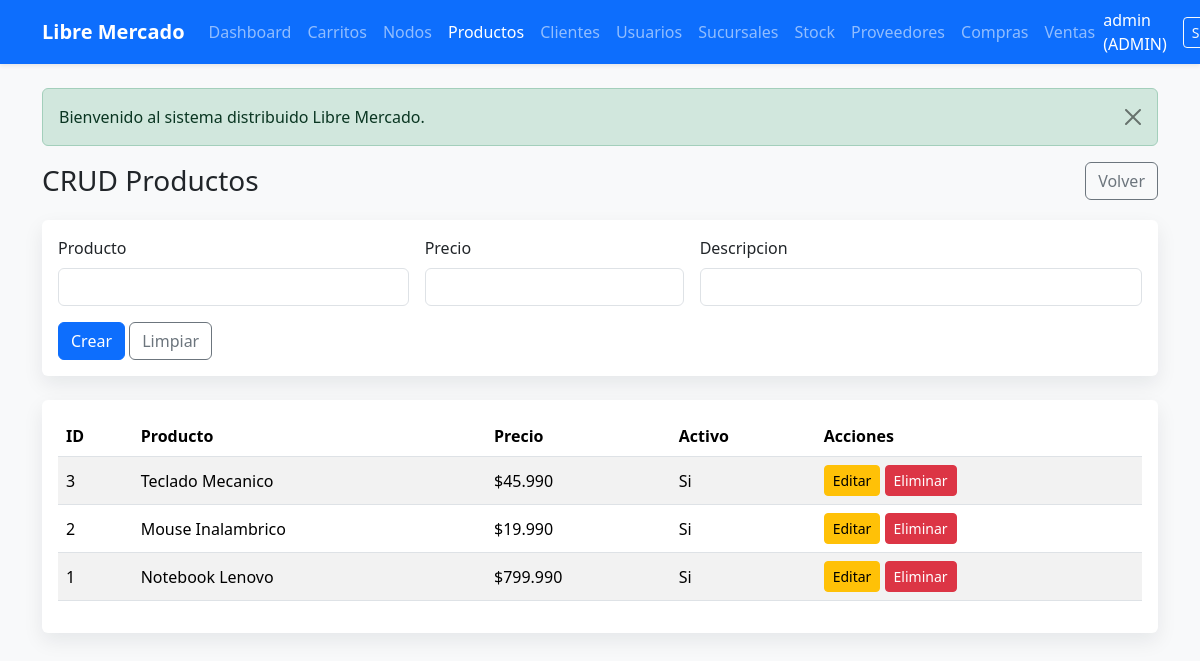
The app's page /productos.php (signed in) with its own data.
### tables this page shows
CREATE TABLE IF NOT EXISTS productos (
    id_producto INT AUTO_INCREMENT PRIMARY KEY,
    producto VARCHAR(120) NOT NULL,
    precio DECIMAL(10,2) NOT NULL,
    descripcion TEXT NULL,
    activo TINYINT(1) NOT NULL DEFAULT 1,
    created_at TIMESTAMP DEFAULT CURRENT_TIMESTAMP,
    updated_at TIMESTAMP DEFAULT CURRENT_TIMESTAMP ON UPDATE CURRENT_TIMESTAMP,
    INDEX idx_producto_activo (activo, producto)
);

### includes/helpers.php (called while the page is built, shortened)
<?php
function old(string $key, mixed $default = ''): mixed
{
    return $_POST[$key] ?? $default;
}
function e(mixed $value): string
{
    return htmlspecialchars((string) $value, ENT_QUOTES, 'UTF-8');
}

### config/db_central.php (called while the page is built, shortened)
<?php
function dbCentral(): PDO
{
    $host = envValue('DB_CENTRAL_HOST', envValue('DB_HOST', '127.0.0.1'));
    $port = envValue('DB_CENTRAL_PORT', envValue('DB_PORT', '3306'));
    $db = envValue('DB_CENTRAL_NAME', 'libre_mercado_central');
    $user = envValue('DB_CENTRAL_USER', envValue('DB_USER', 'root'));
    $pass = envValue('DB_CENTRAL_PASS', envValue('DB_PASS', ''));
    $pdo = createPdoWithRetry(
        "mysql:host={$host};port={$port};dbname={$db};charset=utf8mb4",
        $user,
        $pass,
        [
            PDO::ATTR_ERRMODE => PDO::ERRMODE_EXCEPTION,
            PDO::ATTR_DEFAULT_FETCH_MODE => PDO::FETCH_ASSOC,
            PDO::ATTR_EMULATE_PREPARES => false,
        ],
        10,
        1500
    );
    return $pdo;
}

### config/db_productos.php (called while the page is built, shortened)
<?php
require_once __DIR__ . '/db_central.php';
function dbProductos(): PDO
{
    return dbCentral();
}

### models/Producto.php (called while the page is built, shortened)
<?php
require_once __DIR__ . '/../config/db_productos.php';
class Producto
{
    private PDO $db;
    public function __construct()
    {
        $this->db = dbProductos();
    }
    public function all(): array
    {
        return $this->db->query('SELECT * FROM productos ORDER BY id_producto DESC')->fetchAll();
    }
}

### productos.php (the view, shortened to what this page needs)
<?php
require_once __DIR__ . '/models/Producto.php';
$model = new Producto();
$editId = isset($_GET['edit']) ? (int) $_GET['edit'] : null;
$editing = $editId ? $model->find($editId) : null;
require __DIR__ . '/includes/header.php';
?>
<?php require __DIR__ . '/includes/flash.php'; ?>
<div class="page-title">
    <h1 class="h3 mb-0">CRUD Productos</h1>
    <a href="dashboard.php" class="btn btn-outline-secondary">Volver</a>
</div>
<div class="card card-shadow border-0 mb-4">
    <div class="card-body">
        <form method="post" action="<?= $editing ? 'productos.php?edit=' . (int) $editing['id_producto'] : 'productos.php' ?>" class="row g-3">
            <div class="col-md-4">
                <label class="form-label">Producto</label>
                <input type="text" name="producto" class="form-control" value="<?= e((string) old('producto', $editing['producto'] ?? '')) ?>">
            </div>
            <div class="col-md-3">
                <label class="form-label">Precio</label>
                <input type="number" step="0.01" name="precio" class="form-control" value="<?= e((string) old('precio', $editing['precio'] ?? '')) ?>">
            </div>
            <div class="col-md-5">
                <label class="form-label">Descripcion</label>
                <input type="text" name="descripcion" class="form-control" value="<?= e((string) old('descripcion', $editing['descripcion'] ?? '')) ?>">
            </div>
            <div class="col-12">
                <button class="btn btn-primary"><?= $editing ? 'Actualizar' : 'Crear' ?></button>
                <a href="productos.php" class="btn btn-outline-secondary">Limpiar</a>
            </div>
        </form>
    </div>
</div>
<div class="card card-shadow border-0">
    <div class="card-body table-responsive">
        <table class="table table-striped align-middle">
            <thead>
                <tr>
                    <th>ID</th>
                    <th>Producto</th>
                    <th>Precio</th>
                    <th>Activo</th>
                    <th>Acciones</th>
                </tr>
            </thead>
            <tbody>
            <?php foreach ($model->all() as $item): ?>
                <tr>
                    <td><?= e((string) $item['id_producto']) ?></td>
                    <td><?= e($item['producto']) ?></td>
                    <td>$<?= number_format((float) $item['precio'], 0, ',', '.') ?></td>
                    <td><?= (int) $item['activo'] === 1 ? 'Si' : 'No' ?></td>
                    <td>
                        <a href="productos.php?edit=<?= $item['id_producto'] ?>" class="btn btn-sm btn-warning">Editar</a>
                        <a href="productos.php?delete=<?= $item['id_producto'] ?>" class="btn btn-sm btn-danger" onclick="return confirm('Eliminar producto?')">Eliminar</a>
                    </td>
                </tr>
            <?php endforeach; ?>
            </tbody>
        </table>
    </div>
</div>
<?php require __DIR__ . '/includes/footer.php'; ?>

### assets/css/styles.css (style rules this page uses)
body { min-height: 100vh; }
.card-shadow { box-shadow: 0 0.5rem 1.25rem rgba(15, 23, 42, 0.08); }
.page-title { display: flex; justify-content: space-between; align-items: center; gap: 1rem; margin-bottom: 1.25rem; }
.table-responsive { border-radius: 0.75rem; }

### records on screen
productos: id_producto "3", producto "Teclado Mecanico", precio "45.990", activo "Si"
productos: id_producto "2", producto "Mouse Inalambrico", precio "19.990", activo "Si"
productos: id_producto "1", producto "Notebook Lenovo", precio "799.990", activo "Si"

### other values on screen
$user['username'] "admin"
$user['rol'] "ADMIN"
$flash['message'] "Bienvenido al sistema distribuido Libre Mercado."
